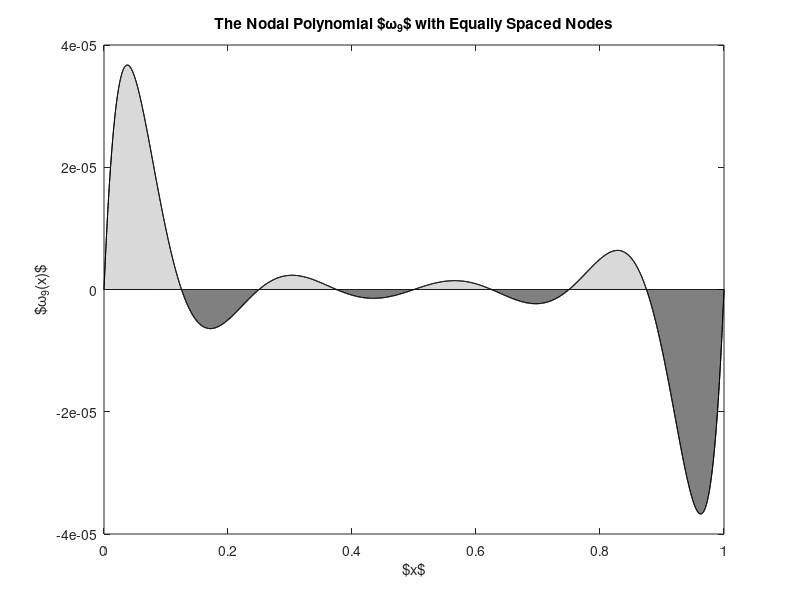
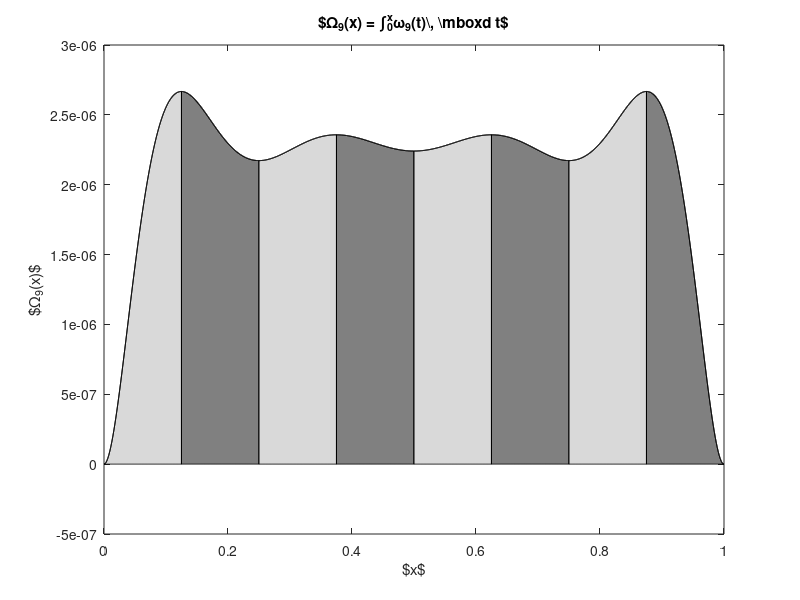

These figures' MATLAB source, in order:
clear all;
clc;

z =linspace(0.0,1.0,8001);

y = ones(size(z));
w = zeros(size(z));
y = (z-0*0.1250).*(z-1*0.1250).*(z-2*0.1250).*(z-3*0.1250).*(z-4*0.1250).* ...
    (z-5*0.1250).*(z-6*0.1250).*(z-7*0.1250).*(z-8*0.1250);
%
% Output plots:
hf = figure(1);
clf;

H=area(z(0001:1000),y(0001:1000));
set(H(1),'FaceColor',[0.85 0.85 0.85]);
hold on

H=area(z(1001:2000),y(1001:2000));
set(H(1),'FaceColor',[0.5 0.5 0.5]);
hold on

H=area(z(2001:3000),y(2001:3000));
set(H(1),'FaceColor',[0.85 0.85 0.85]);
hold on

H=area(z(3001:4000),y(3001:4000));
set(H(1),'FaceColor',[0.5 0.5 0.5]);
hold on

H=area(z(4001:5000),y(4001:5000));
set(H(1),'FaceColor',[0.85 0.85 0.85]);
hold on

H=area(z(5001:6000),y(5001:6000));
set(H(1),'FaceColor',[0.5 0.5 0.5]);
hold on

H=area(z(6001:7000),y(6001:7000));
set(H(1),'FaceColor',[0.85 0.85 0.85]);
hold on

H=area(z(7001:8001),y(7001:8001));
set(H(1),'FaceColor',[0.5 0.5 0.5]);
hold on

plot(z,y,'k',z,w,'k')

ylabel('$\omega_9(x)$')
xlabel('$x$');
title('The Nodal Polynomial $\omega_9$ with Equally Spaced Nodes');

printstr = strcat('OUT/NodalPolynomial');
%  exportgraphics(gca, printstr)
print(hf,printstr,'-dpdflatex')

hff = figure(2);
clf;
inty = cumsum(y)*(1/8000);

H=area(z(0001:1000),inty(0001:1000));
set(H(1),'FaceColor',[0.85 0.85 0.85]);
hold on

H=area(z(1001:2000),inty(1001:2000));
set(H(1),'FaceColor',[0.5 0.5 0.5]);
hold on

H=area(z(2001:3000),inty(2001:3000));
set(H(1),'FaceColor',[0.85 0.85 0.85]);
hold on

H=area(z(3001:4000),inty(3001:4000));
set(H(1),'FaceColor',[0.5 0.5 0.5]);
hold on

H=area(z(4001:5000),inty(4001:5000));
set(H(1),'FaceColor',[0.85 0.85 0.85]);
hold on

H=area(z(5001:6000),inty(5001:6000));
set(H(1),'FaceColor',[0.5 0.5 0.5]);
hold on

H=area(z(6001:7000),inty(6001:7000));
set(H(1),'FaceColor',[0.85 0.85 0.85]);
hold on

H=area(z(7001:8001),inty(7001:8001));
set(H(1),'FaceColor',[0.5 0.5 0.5]);
hold on


plot(z,inty,'k')

ylabel('$\Omega_9(x)$')
xlabel('$x$');
title('$\Omega_9(x) = \int_0^x\omega_9(t)\, \mbox{d} t$');

printstr = strcat('OUT/IntNodalPolynomial');
%  exportgraphics(gca, printstr)
print(hff,printstr,'-dpdflatex')

        
